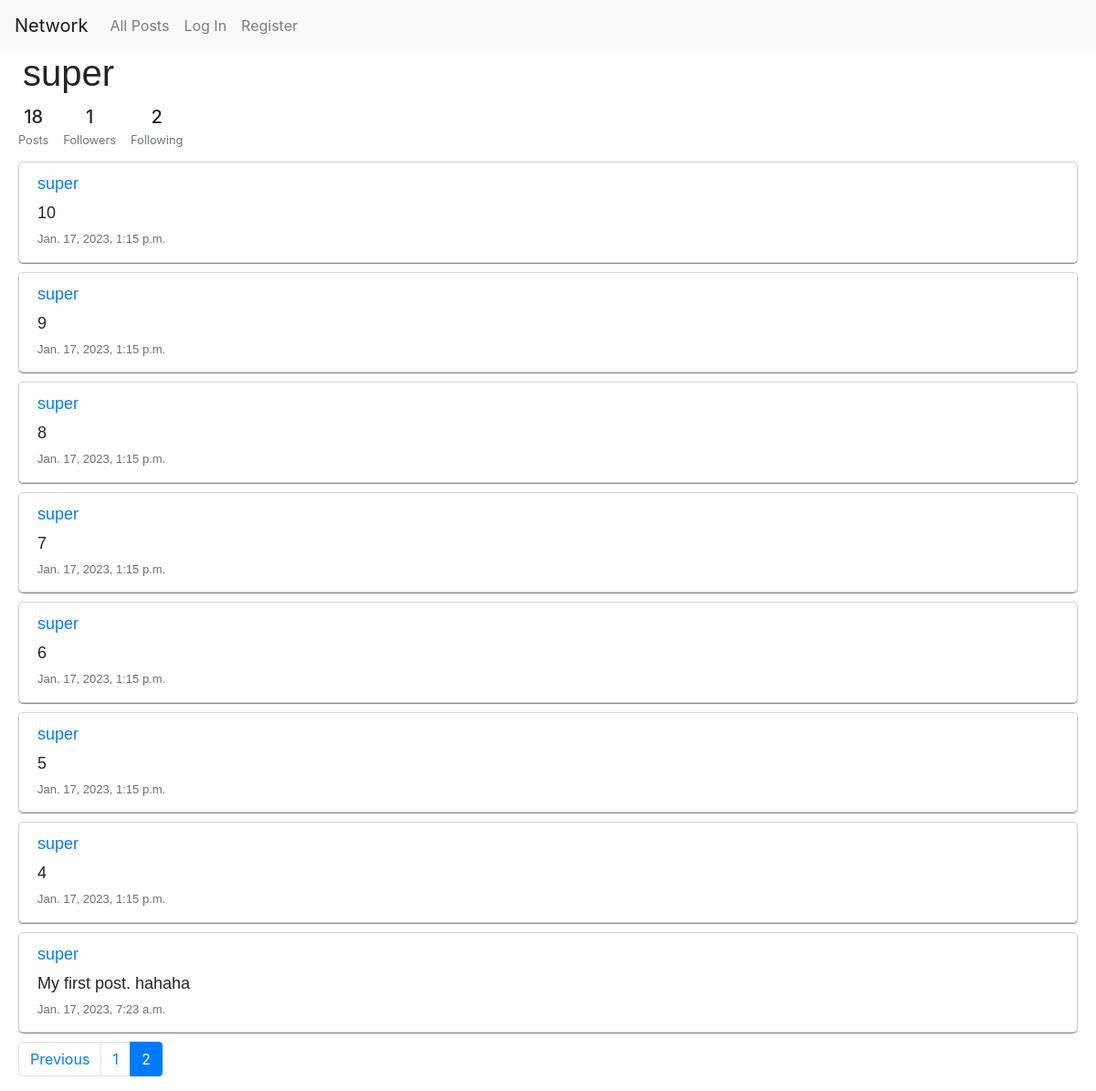
Screenshot of /3?page=2 with the database file from the repository.
### network/models.py (models this page shows, shortened)
class User(AbstractUser):
    pass

class Post(models.Model):
    content = models.CharField(default="", max_length=500)
    user = models.ForeignKey(User, on_delete=models.CASCADE, related_name="post", null=True)
    date = models.DateTimeField(null=True)
    like = models.IntegerField(default=0)

### network/views.py (the view, shortened to what this page needs)
# urls.py: path("<str:id>", views.profile, name="profile")
def profile(request, id):
    user = User.objects.get(pk=id)
    post = Post.objects.filter(user=user).order_by("-date")
    count3 = Post.objects.filter(user=user)
    paginator = Paginator(post, 10)
    page_number = request.GET.get('page')
    page_obj = paginator.get_page(page_number)
    list = [i for i in range(1,paginator.num_pages+1)]
    following = Profile.objects.filter(user=user)
    follower = Profile.objects.filter(following=user)
    if request.user.is_authenticated == False:
        return render(request, "network/profile.html", {
            "user1" : user,
            "following" : following,
            "count1" : following.count(),
            "count2" : follower.count(),
            "count3" : count3.count(),
            "page_obj": page_obj,
            "list": list
        })

### network/templates/network/profile.html (shortened to what this page needs)
{% extends "network/layout.html" %}
{% load static %}
{% block body %}
    <div class="profile">
        <h1>{{user1}}</h1>
    </div>
    <div class="d-flex justify-content-start text-center py-1 beauty">
        <div>
            <p class="mb-1 h5">{{count3}}</p>
            <p class="small text-muted mb-0">Posts</p>
        </div>
        <div class="px-3">
            <p class="mb-1 h5">{{count2}}</p>
            <p class="small text-muted mb-0">Followers</p>
        </div>
        <div>
            <p class="mb-1 h5">{{count1}}</p>
            <p class="small text-muted mb-0">Following</p>
        </div>
    </div>
    {% for post in page_obj %}
        <div class = "single_post">
        <div><a href="{% url 'profile' id=post.user.id %}">{{post.user}}</a></div>
        <div id="content{{post.id}}" class="p_content">{{post.content}}</div>
        <div class="date">{{post.date}}</div>
        </div>
    {% endfor %}
    <nav aria-label="..." class="pag">
        <ul class="pagination">
            {% if page_obj.has_previous %}
            <li class="page-item">
            <a class="page-link" href="?page={{ page_obj.previous_page_number }}" tabindex="-1" aria-disabled="true">Previous</a>
            </li>
            {% endif %}
            {% for l in list %}
                {% if l == page_obj.number %}
                    <li class="page-item active" aria-current="page">
                    <a class="page-link" href="?page={{l}}">{{ l }}<span class="sr-only">(current)</span></a>
                    </li>
                {% else %}
                    <li class="page-item"><a class="page-link" href="?page={{l}}">{{l}}</a></li>
                {% endif %}
            {% endfor %}
        </ul>
    </nav>
{% endblock %}

### network/static/network/styles1.css (style rules this page uses)
.single_post { border: 1px solid lightgray; border-radius: 5px; margin-top: 10px; margin-left: 20px; margin-right: 20px; margin-bottom: 10px; padding-top: 10px; padding-bottom: 10px; padding-left: 20px; font-family: "Helvetica"; font-style: normal; font-weight: 400; font-size: large; box-shadow: 0 1px 1px rgba(103, 103, 103, 0.8); }
.pag { margin-left: 20px; margin-top: 10px; }
.date { color: rgb(109, 109, 109); font-size: 13px; margin-bottom: 5px; }
h1 { margin-left: 20px; }
.profile { margin-left: 5px; font-family: "Helvetica"; font-style: normal; font-weight: 400; font-size: larger; }
.p_content { margin-top: 5px; margin-bottom: 5px; }
.beauty { margin-left: 20px; margin-bottom: 5px; }

### rows the page displays
User: username "super"
Post: user "super", content "10", date "Jan. 17, 2023, 1:15 p.m."
Post: user "super", content "9", date "Jan. 17, 2023, 1:15 p.m."
Post: user "super", content "8", date "Jan. 17, 2023, 1:15 p.m."
Post: user "super", content "7", date "Jan. 17, 2023, 1:15 p.m."
Post: user "super", content "6", date "Jan. 17, 2023, 1:15 p.m."
Post: user "super", content "5", date "Jan. 17, 2023, 1:15 p.m."
Post: user "super", content "4", date "Jan. 17, 2023, 1:15 p.m."
Post: user "super", content "My first post. hahaha", date "Jan. 17, 2023, 7:23 a.m."

### other values shown
{{ count3 }} "18"
{{ count2 }} "1"
{{ count1 }} "2"
{{ l }} "1"
{{ l }} "2"
